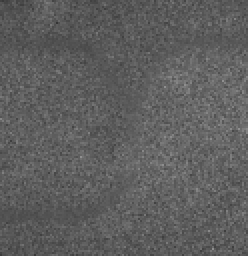
%> input picture im_bf.tif, 124 x 128 px, shrunk from 280 x 288 before the run (shown 2 times larger)
$ octave --eval "result = f_i2mtc2019(imread('im_bf.tif'));"   (GNU Octave 9; MATLAB toolbox functions it lacks are replaced by stand-ins)
%> lines starting %> are read from the running program, lines starting %| are printed output that depends on the picture

%% Example:

% %                 load('data.mat');
% %                 [im_binary,map_synth] = f_i2mtc2019(img);
% %                 figure; imshow(im_binary); colormap bone;
% %                 figure; mesh(map_synth); colormap jet; colorbar;
%%

function [im_binary,map_synth]= f_i2mtc2019(img)
type_window = 5;
type_wavelet = 'db5';
type_level = 3;
im_raw = img(:,:,1);
%> im_raw is the input picture: size 128x124 uint8; min 53, max 145, mean 94.3
im_contrast = f_sk(im_raw,type_window);
im_contrast = mat2gray(im_contrast);
im_synth = f_denoising(im_contrast,type_wavelet,type_level);
[im_thresh,im_binary] = f_binarize(im_synth,im_contrast);
% [4 lines not run here, left out]
function map_synth = f_mapping(im_synth,im_binary)

[rows,cols] = size(im_binary);
map_synth = zeros(rows,cols);

for i = 1:1:rows
    for j = 1:1:cols
        if im_binary(i,j) == 1
            map_synth(i,j) = im_synth(i,j);
        end
    end
end
end


function [im_thresh,im_binary] = f_binarize(im_synth,im_contrast)
[val_thresh, val_nabla] = multithresh(im_synth,2);
im_quantize = imquantize(im_synth,val_thresh);
im_rgb = label2rgb(im_quantize);
im_color = im_rgb(:,:,2);
im_thresh = im_color>=1;
im_thresh = not(im_thresh);

val_elements = regionprops('table',im_thresh,'Area');
val_object = bwareaopen(im_thresh,max(val_elements.Area));
val_se = strel('disk', 7);
im_binary = imclose(val_object,val_se);

[rows,cols] = size(im_contrast);
im_output = zeros(rows,cols);

for i = 1:1:rows
    for j = 1:1:cols
        if im_binary(i,j) == 1
            im_output(i,j) = 1;
        end
    end
end
im_binary = im_output;
end


function im_contrast = f_sk(im_input,type_window)
%> called with type_window = 5

d = (type_window-1)/2;

mat_header = im_input(1:d,:);
%> mat_header = 124 columns, first 8: [66 58 70 65 71 78 79 91; 85 80 69 69 75 75 97 90]
mat_footer = im_input(end+1-d:end,:);
%> mat_footer = 124 columns, first 8: [69 82 84 90 88 83 98 73; 60 80 80 86 95 93 81 78]
mat_inside = [mat_header;im_input;mat_footer];
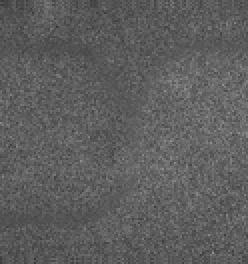
%> mat_inside: size 132x124 uint8 (shown 2 times larger); min 53, max 145, mean 94
mat_left = mat_inside(:,1:d);
%> mat_left = 132 rows, first 12: [66 58; 85 80; 66 58; 85 80; 81 92; 91 87; 89 83; 77 80; 77 77; 71 75; 91 74; 91 72]
mat_right = mat_inside(:,end-d+1:end);
%> mat_right = 132 rows, first 12: [86 83; 83 88; 86 83; 83 88; 85 83; 93 92; 74 98; 92 86; 86 94; 72 83; 90 93; 110 89]
im_raw = [mat_left, mat_inside, mat_right];
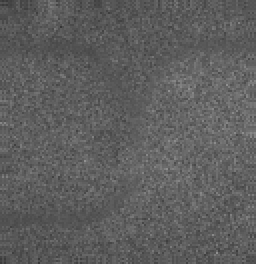
%> im_raw: size 132x128 uint8 (shown 2 times larger); min 53, max 145, mean 94

[rows,cols]=size(im_raw);
%> rows = 132; cols = 128
im_contrast = zeros(rows,cols);

for i=1+d:1:rows-d
    for j=1+d:1:cols-d
        val_window = im_raw(i-d:i+d,j-d:j+d);
        val_mean = mean2(val_window);
        val_std = std2(val_window);
        val_contrast = val_std/val_mean;
        im_contrast(i,j) = val_contrast;
    end
end
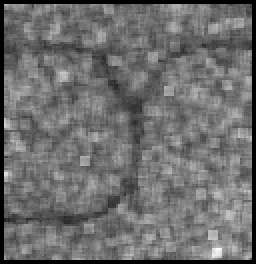
%> im_contrast: size 132x128 double (shown 2 times larger); min 0, max 0.154, mean 0.0662; drawn with min black and max white
im_contrast = im_contrast(d+1:end-d,d+1:end-d);
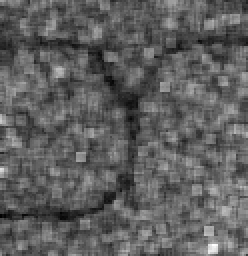
%> im_contrast: size 128x124 double (shown 2 times larger); min 0.021, max 0.154, mean 0.0705; drawn with min black and max white
end


function im_synth = f_denoising(im_contrast,type_wavelet,type_level)
%> called with type_wavelet = 'db5', type_level = 3
[C,S] = wavedec2(im_contrast,type_level,type_wavelet);
%> S = [23 23; 23 23; 38 37; 68 66; 128 124]
A = appcoef2(C,S,type_wavelet);
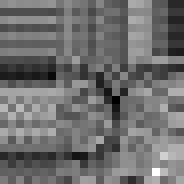
%> A: size 23x23 double (shown 8 times larger); min 1.1, max 5.39, mean 2.96; drawn with min black and max white

switch type_level
    case 1
        R = idwt2(A,[],[],[],type_wavelet);

    case 2
        R1 = idwt2(A,[],[],[],type_wavelet);
        R = idwt2(R1,[],[],[],type_wavelet);

    case 3
        R1 = idwt2(A,[],[],[],type_wavelet);
        R2 = idwt2(R1,[],[],[],type_wavelet);
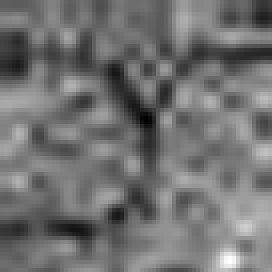
%> R2: size 68x68 double (shown 4 times larger); min 0.203, max 1.42, mean 0.746; drawn with min black and max white
        R = idwt2(R2,[],[],[],type_wavelet);
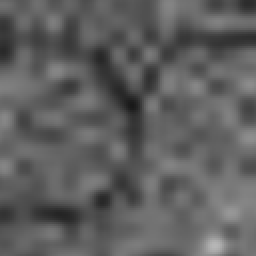
%> R: size 128x128 double (shown 2 times larger); min 0.0999, max 0.717, mean 0.374

    case 4
        R1 = idwt2(A,[],[],[],type_wavelet);
        R2 = idwt2(R1,[],[],[],type_wavelet);
        R3 = idwt2(R2,[],[],[],type_wavelet);
        R = idwt2(R3,[],[],[],type_wavelet);

    case 5
        R1 = idwt2(A,[],[],[],type_wavelet);
        R2 = idwt2(R1,[],[],[],type_wavelet);
        R3 = idwt2(R2,[],[],[],type_wavelet);
        R4 = idwt2(R3,[],[],[],type_wavelet);
        R = idwt2(R4,[],[],[],type_wavelet);

    otherwise
        disp('Error in level of decomposition')
end

im_synth = R;

end
%> (the run ends here)
